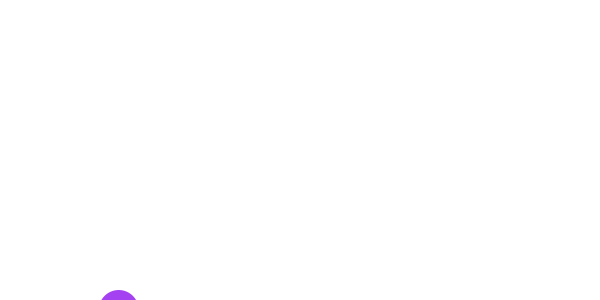
Frame 1 (no input)
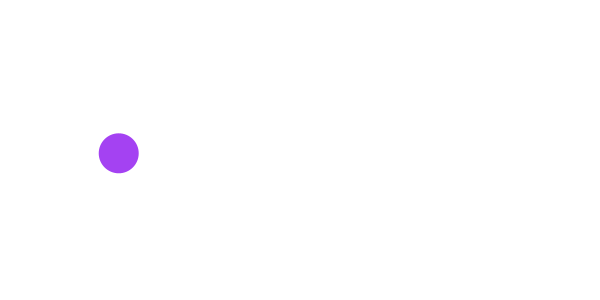
Frame 60 (the mouse pressed at the canvas centre just before this capture)
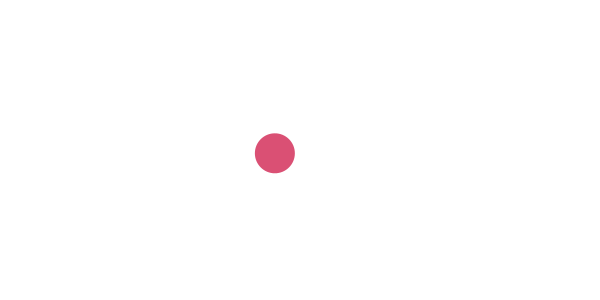
Frame 120 (the mouse held since frame 60 and released just before this capture)

The Processing sketch that drew these frames (run headless with seeded random() and noise(); from frame 60 on, the mouse is pressed at the canvas centre):

// Processing sketch: processing_25075
// ── processing_25075.pde

ArrayList ball_list;

Ball myBall;

void setup(){
 size(600,300); 
 ball_list = new ArrayList();
 ball_list.add(new Ball());

 noStroke();
 smooth();
 frameRate(30);
}

void draw()
{
   background(255);
   fill(0);
   
   for(int i=ball_list.size()-1; i>=0; i--){
     Ball myBall = (Ball) ball_list.get(i);
     myBall.display();
     myBall.move();  
   }

}

class Ball {
  
  float r,g,b;
  float x;
  float y = 310;
  float speed = 20;
  float d = 1;
  int times = 0;
  
  Ball(){
     r = random(255);
     g = random(255);
     b = random(255);
     x = random(500); 
  }
 
  void move(){
    
    if((times < 3)){
    y = y - speed*d;
    speed = speed - 0.9*d;
      
        if((y > height)){
            d = d * - 1;       
            speed = speed * 0.8;
            times++;
        }      
    }

    else  
      y = y - speed * d * -1;
  

  }
  
  void display(){
     fill(r,g,b);    
     ellipse(x,y,40,40); 
  }     
}


void mousePressed(){
   ball_list.add(new Ball()); 
}
